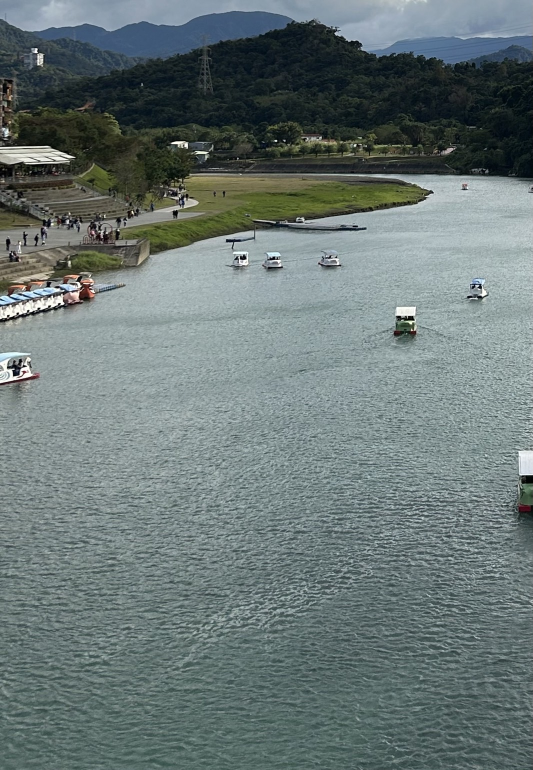
#> input picture 圖像拼接/img_1.jpg, 1065 x 1540 px (shown at 1/2 size)
$ python main.py
#> lines starting #> are read from the running program, lines starting #| are printed output that depends on the picture
import os
import cv2
import numpy as np

### 讀取影像位置，這邊統一設定圖像長為600
dir_path = os.path.dirname(os.path.abspath(__file__))
img1 = cv2.imread(os.path.join(dir_path, 'img_1.jpg'))
#> img1 is the input picture: shape (1540, 1065, 3); mean B, G, R 117.5, 118.3, 105.2
ratio = img1.shape[0] / 600
#> ratio = 2.57
img1 = cv2.resize(img1, (int(img1.shape[1]/ratio), 600))
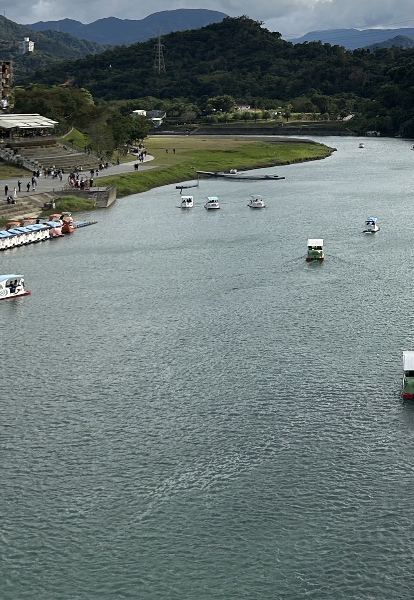
#> img1: shape (600, 414, 3); mean B, G, R 117.3, 118.2, 105.1
img1_gray = cv2.cvtColor(img1, cv2.COLOR_BGR2GRAY)
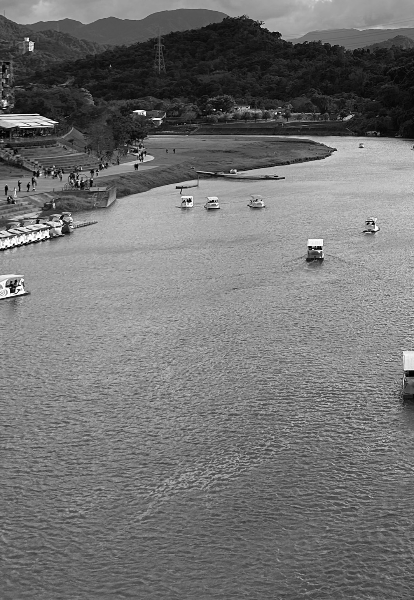
#> img1_gray: shape (600, 414); min 0, max 255, mean 114.2
img2 = cv2.imread(os.path.join(dir_path, 'img_2.jpg'))
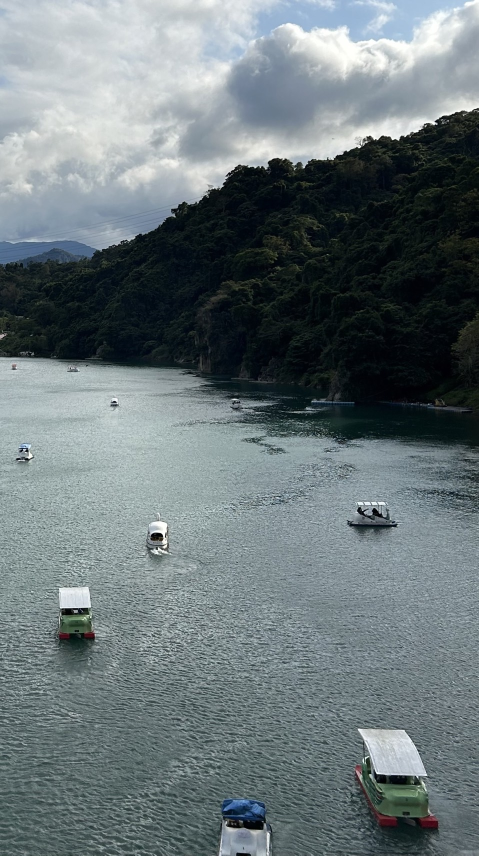
#> input picture 圖像拼接/img_2.jpg, 958 x 1711 px (shown at 1/2 size)
#> img2 is the input picture: shape (1711, 958, 3); mean B, G, R 120.9, 117.8, 106.3
ratio = img2.shape[0] / 600
#> ratio = 2.85
img2 = cv2.resize(img2, (int(img2.shape[1]/ratio), 600))
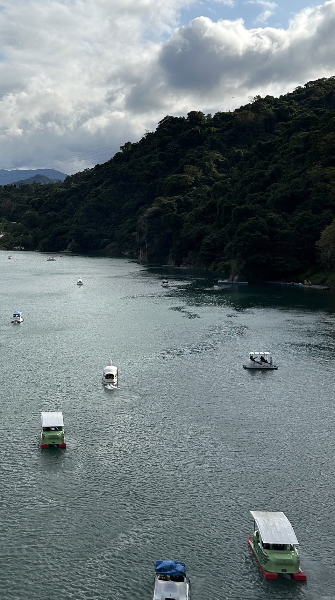
#> img2: shape (600, 335, 3); mean B, G, R 120.8, 117.6, 106.2
img2_gray = cv2.cvtColor(img2, cv2.COLOR_BGR2GRAY)
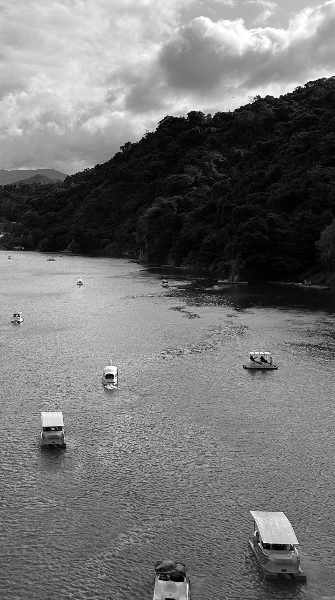
#> img2_gray: shape (600, 335); min 0, max 255, mean 114.6

### 使用Sift算法找到圖像特徵點
sift = cv2.xfeatures2d.SIFT_create()
kp1, des1 = sift.detectAndCompute(img1_gray, None)
#> kp1 = 1167 keypoints; strongest (x, y, size): (189, 200, 2.7), (319, 248, 2.8), (319, 251, 1.9), (11, 292, 2.1)
kp2, des2 = sift.detectAndCompute(img2_gray, None)
#> kp2 = 476 keypoints; strongest (x, y, size): (110, 376, 4.2), (112, 375, 2.2), (47, 429, 4.1), (258, 96, 2)
bf = cv2.BFMatcher()

### 一對多匹配
matches = bf.knnMatch(des1, des2, k=2)
#> matches = 1167 matches
matches = sorted(matches, key=lambda x: x[0].distance)[:4]
#> matches = 4 matches

# ### 透過比較knnMatch對應的多個特徵點中，對應到的多個特徵點距離差異是否夠大，來確認這個特徵是否足夠明顯
match_point = [] # 紀錄符合的座標
for match in matches:
    if len(match) ==2 and match[0].distance < match[1].distance * 0.75: # 官方文檔用0.75
        match_point.append((match[0].trainIdx, match[0].queryIdx))
#> this loop made 4 passes
#> after the loop, match_point = [(9, 1071), (22, 1091), (34, 1121), (11, 1079)]

# ### 至少要有四個座標才能求變換矩陣
if len(matches) >= 4:
    ptsA = np.float32([kp1[i].pt for (_, i) in match_point])
#> ptsA = [[366.7, 135.2], [375.8, 135.5], [385.5, 131.1], [369.6, 538.1]]
    ptsB = np.float32([kp2[i].pt for (i, _) in match_point])
#> ptsB = [[14.69, 249.6], [21.08, 249.7], [28.15, 246.1], [16.15, 552.8]]
    ptsB = np.float32([[ptB[0] + img1.shape[1], ptB[1]] for ptB in ptsB]) # 把寬度設定為原本的圖片加上要合併圖片的寬度
#> ptsB = [[428.7, 249.6], [435.1, 249.7], [442.2, 246.1], [430.2, 552.8]]
    M, status = cv2.findHomography(ptsA, ptsB, cv2.RANSAC, 4.0)
#> M = [[-0.148, -0.0116, 290.8], [-0.315, 0.396, 199], [-0.00122, -2.53e-05, 1]]; status = [1, 1, 1, 1]
    result = cv2.warpPerspective(img1, M, (img1.shape[1] + img2.shape[1], img1.shape[0]))
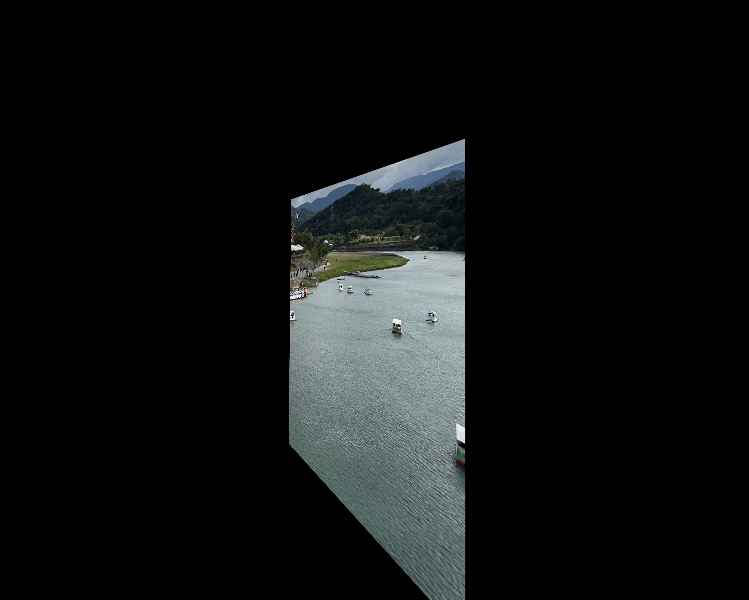
#> result: shape (600, 749, 3); mean B, G, R 17.3, 17.2, 15.3

result[:, (result.shape[1] - img2.shape[1]):result.shape[1]] = img2
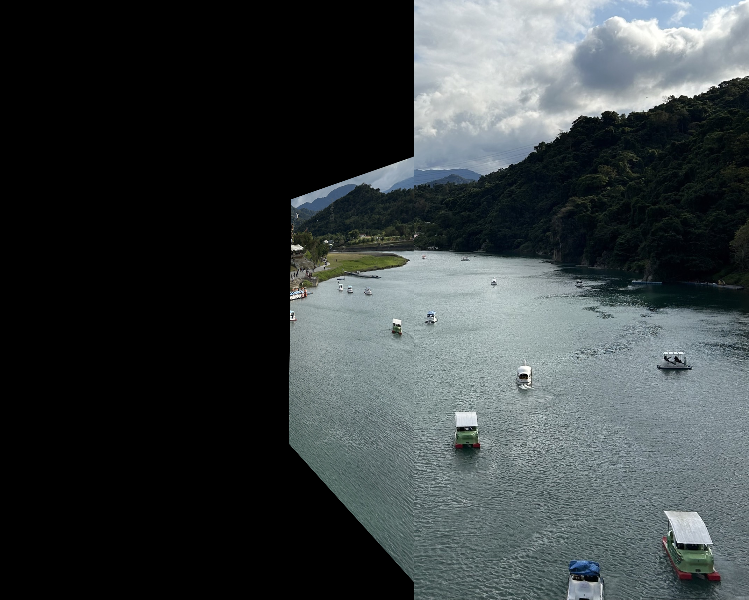
#> result: shape (600, 749, 3); mean B, G, R 64.9, 63.5, 57.2

cv2.imshow('result', result)
if cv2.waitKey(0) == ord('q'):
#> (key q is pressed here)
    cv2.destroyAllWindows()
